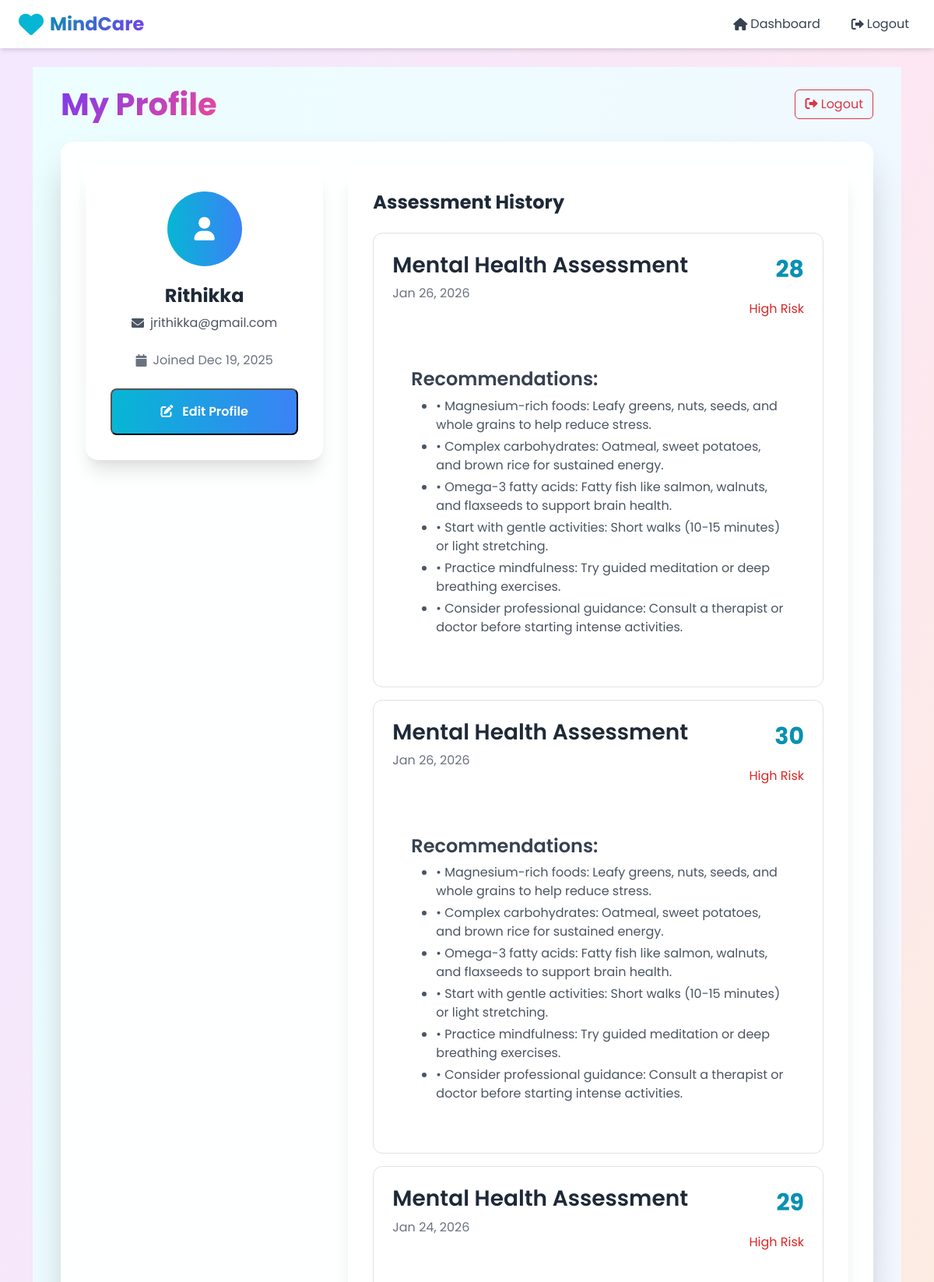
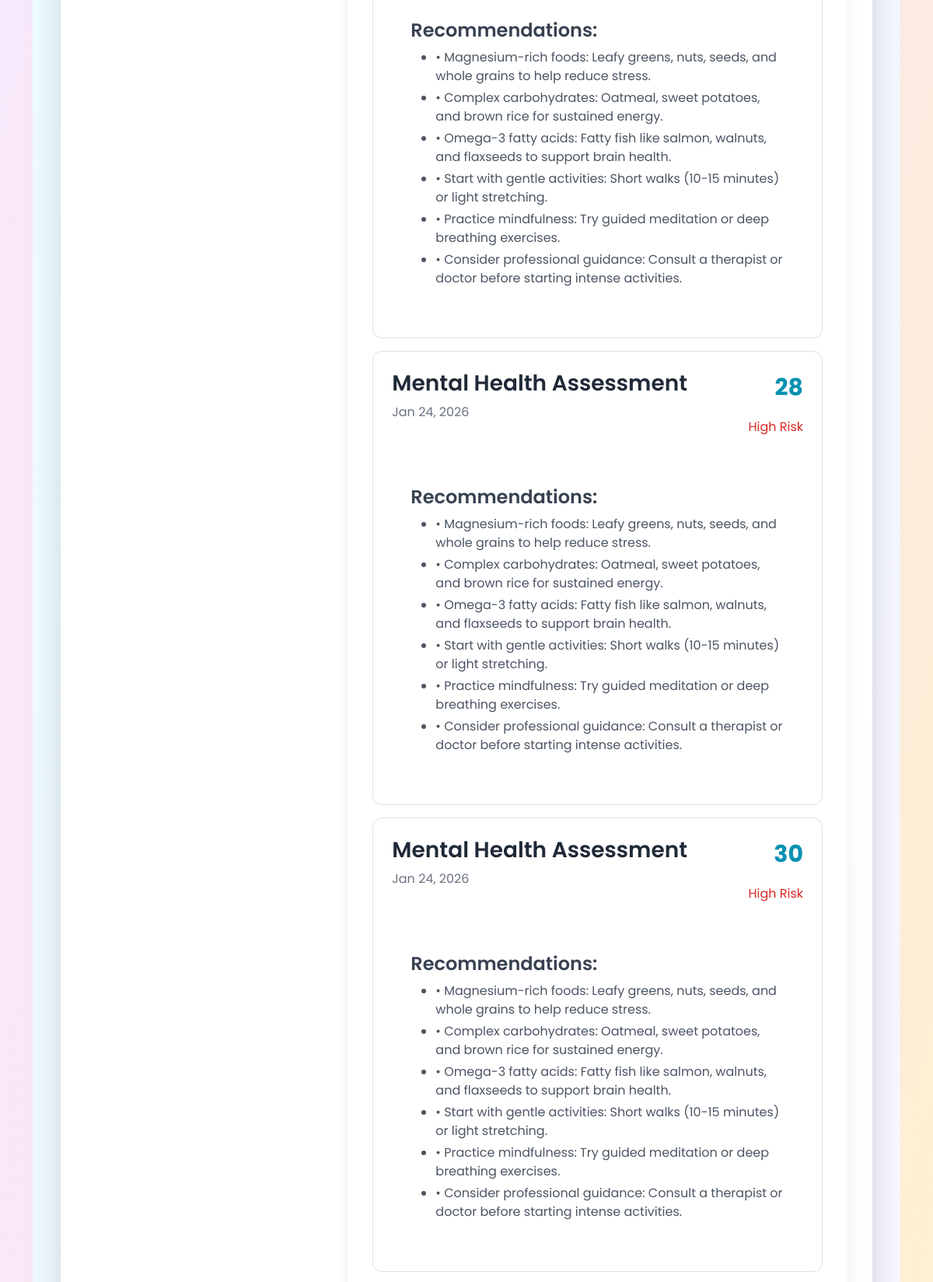
Page /profile/ (signed in, upper part) on the committed database (2 pictures, top to bottom).
### mental_health_app/models.py (models this page shows, shortened)
class Assessment(models.Model):
    user = models.ForeignKey(User, on_delete=models.CASCADE)
    date_taken = models.DateTimeField(auto_now_add=True)
    responses = models.JSONField(default=dict)  # Store all question responses
    stress_score = models.IntegerField()  # 0-20
    anxiety_score = models.IntegerField()  # 0-20
    depression_score = models.IntegerField()  # 0-20
    work_hours = models.IntegerField(null=True, blank=True)  # Hours per day
    sleep_hours = models.IntegerField(null=True, blank=True)  # Hours per night
    prediction = models.CharField(max_length=50)  # e.g., 'Low Risk', 'Moderate Risk', 'High Risk'

### mental_health_app/views.py (the view, shortened to what this page needs)
# urls.py: path('profile/', views.profile, name='profile'),
@login_required
def profile(request):
    profile, created = UserProfile.objects.get_or_create(user=request.user)
    assessments = Assessment.objects.filter(user=request.user).order_by('-date_taken')[:10]
    assessment_history = []
    for assessment in assessments:
        recommendations = generate_recommendations(assessment)
        assessment_history.append({
            'assessment_type': 'Mental Health Assessment',
            'created_at': assessment.date_taken,
            'score': assessment.stress_score + assessment.anxiety_score + assessment.depression_score,  # Overall score
            'level': assessment.prediction,
            'recommendations': recommendations['food'][:3] + recommendations['exercise'][:3]  # Combine and limit
        })
    return render(request, 'profile.html', {
        'profile': profile,
        'assessment_history': assessment_history
    })

### mental_health_app/templates/profile.html (shortened to what this page needs)
{% extends 'base.html' %}
{% block content %}
    <div class="min-h-screen bg-gradient-to-br from-purple-50 via-pink-50 to-red-50 p-4">
        <div class="container-fluid">
        <div class="row">
            <div class="col-12 d-flex justify-content-between align-items-center mb-4">
                <h1 class="gradient-title mb-0" data-testid="profile-title">My Profile</h1>
                <a href="{% url 'logout' %}" class="btn btn-outline-danger">
                    <i class="fas fa-sign-out-alt"></i> Logout
                </a>
            </div>
        </div>
        <div class="row">
            <div class="col-12">
                <div class="card">
                    <div class="card-body">
                        <div class="row">
    <div class="grid lg:grid-cols-3 gap-8">
      <div class="lg:col-span-1">
        <div class="bg-white rounded-2xl shadow-xl p-8">
          <div class="flex flex-col items-center">
            <div class="w-24 h-24 bg-gradient-to-r from-cyan-500 to-blue-500 rounded-full flex items-center justify-center mb-4">
              <i class="fas fa-user text-white text-3xl"></i>
            </div>
            <h2 class="text-2xl font-bold text-gray-800 mb-2" data-testid="profile-name">{{ user.first_name|default:user.username }}</h2>
            <div class="flex items-center text-gray-600 mb-4">
              <i class="fas fa-envelope h-4 w-4 mr-2"></i>
              <span data-testid="profile-email">{{ user.email }}</span>
            </div>
            <div class="flex items-center text-gray-500 text-sm">
              <i class="fas fa-calendar h-4 w-4 mr-2"></i>
              <span>Joined {{ user.date_joined|date:"M j, Y" }}</span>
            </div>
            <div class="mt-6 w-full">
              <button
                onclick="toggleEdit()"
                class="w-full py-3 bg-gradient-to-r from-cyan-500 to-blue-500 text-white rounded-lg font-semibold hover:shadow-lg transition"
                id="edit-btn"
                data-testid="edit-profile-btn"
              >
                <i class="fas fa-edit inline mr-2"></i>
                Edit Profile
              </button>
            </div>
          </div>
        </div>
      </div>
      <div class="lg:col-span-2">
        <div class="bg-white rounded-2xl shadow-xl p-8">
          <h2 class="text-2xl font-bold text-gray-800 mb-6">Assessment History</h2>
          {% if assessment_history %}
            <div class="space-y-4">
              {% for assessment in assessment_history %}
                <div
                  class="border border-gray-200 rounded-xl p-6 hover:border-cyan-300 transition"
                  data-testid="assessment-history-{{ forloop.counter0 }}"
                >
                  <div class="flex justify-between items-start mb-4">
                    <div>
                      <h3 class="text-xl font-semibold text-gray-800 capitalize">
                        {{ assessment.assessment_type }}
                      </h3>
                      <p class="text-sm text-gray-500">
                        {{ assessment.created_at|date:"M j, Y" }}
                      </p>
                    </div>
                    <div class="text-right">
                      <p class="text-3xl font-bold text-cyan-600">{{ assessment.score }}</p>
                      <p class="text-sm font-medium {% if assessment.level == 'Low Risk' %}low-risk-level{% elif assessment.level == 'Moderate Risk' %}moderate-risk-level{% elif assessment.level == 'High Risk' %}high-risk-level{% endif %}">
                        {{ assessment.level }}
                      </p>
                    </div>
                  </div>
                  <div class="bg-gray-50 rounded-lg p-4">
                    <h4 class="font-semibold text-gray-700 mb-2">Recommendations:</h4>
                    <ul class="space-y-1">
                      {% for rec in assessment.recommendations %}
                        <li class="text-sm text-gray-600">• {{ rec }}</li>
                      {% endfor %}
                    </ul>
                  </div>
                </div>
              {% endfor %}
            </div>
          {% endif %}
        </div>
      </div>
    </div>
  </div>
</div>
{% endblock %}

### mental_health_app/templates/base.html (style rules this page uses)
body { background: linear-gradient(to bottom right, #f3e8ff, #fce7f3, #fef3c7); min-height: 100vh; margin: 0; font-family: 'Poppins', sans-serif; }
.text-gray-700 { color: #374151; }
.transition { transition: all 0.15s ease-in-out; }
.card { background: rgba(255, 255, 255, 0.9); backdrop-filter: blur(10px); border-radius: 1rem; box-shadow: 0 25px 50px -12px rgba(0, 0, 0, 0.25); border: none; }
.card-body { padding: 2rem; }
.gradient-title { background: linear-gradient(135deg, #7c3aed, #ec4899); -webkit-background-clip: text; -webkit-text-fill-color: transparent; background-clip: text; font-family: 'Poppins', sans-serif; font-weight: 700; margin-bottom: 1rem; }

### mental_health_app/templates/profile.html (style rules this page uses)
body { background: linear-gradient(to bottom right, #f3e8ff, #fce7f3, #fef3c7); min-height: 100vh; margin: 0; font-family: 'Poppins', sans-serif; }
.gradient-title { background: linear-gradient(135deg, #7c3aed, #ec4899); -webkit-background-clip: text; -webkit-text-fill-color: transparent; background-clip: text; font-family: 'Poppins', sans-serif; font-weight: 700; margin-bottom: 1rem; }
.card { background: rgba(255, 255, 255, 0.9); backdrop-filter: blur(10px); border-radius: 1rem; box-shadow: 0 25px 50px -12px rgba(0, 0, 0, 0.25); border: none; }
.card-body { padding: 2rem; }
.bg-gradient-to-br { background: linear-gradient(to bottom right, #ecfeff, #f0f9ff, #faf5ff); }
.bg-gradient-to-r { background: linear-gradient(to right, #06b6d4, #3b82f6); }
.high-risk-level { color: #dc2626; }
.rounded-2xl { border-radius: 1rem; }
.shadow-xl { box-shadow: 0 20px 25px -5px rgba(0, 0, 0, 0.1), 0 10px 10px -5px rgba(0, 0, 0, 0.04); }
.text-2xl { font-size: 1.5rem; }
.text-3xl { font-size: 1.875rem; }
.font-bold { font-weight: 700; }
.font-semibold { font-weight: 600; }
.mb-6 { margin-bottom: 1.5rem; }
.mb-4 { margin-bottom: 1rem; }
.mb-2 { margin-bottom: 0.5rem; }
.mt-6 { margin-top: 1.5rem; }
.w-24 { width: 6rem; }
.h-24 { height: 6rem; }
.w-full { width: 100%; }
.py-3 { padding-top: 0.75rem; padding-bottom: 0.75rem; }
.p-8 { padding: 2rem; }
.p-6 { padding: 1.5rem; }
.p-4 { padding: 1rem; }
.space-y-4 > * + * { margin-top: 1rem; }
.space-y-1 > * + * { margin-top: 0.25rem; }
.grid { display: grid; }
.lg\:grid-cols-3 { grid-template-columns: repeat(3, minmax(0, 1fr)); }
.gap-8 { gap: 2rem; }
.lg\:col-span-1 { grid-column: span 1 / span 1; }
.lg\:col-span-2 { grid-column: span 2 / span 2; }
.flex { display: flex; }
.flex-col { flex-direction: column; }
.items-center { align-items: center; }
.justify-center { justify-content: center; }
.justify-between { justify-content: space-between; }
.mr-2 { margin-right: 0.5rem; }
.inline { display: inline; }
.text-right { text-align: right; }
.text-white { color: white; }
.text-gray-800 { color: #1f2937; }
.text-gray-600 { color: #4b5563; }
.text-gray-500 { color: #6b7280; }
.text-gray-700 { color: #374151; }
.text-cyan-600 { color: #0891b2; }
.rounded-full { border-radius: 9999px; }
.rounded-lg { border-radius: 0.5rem; }
.rounded-xl { border-radius: 0.75rem; }
.border { border-width: 1px; }
.border-gray-200 { border-color: #e5e7eb; }
.transition { transition: all 0.15s ease-in-out; }
.min-h-screen { min-height: 100vh; }

### rows in the picture
Assessment: created_at "Jan 26, 2026", level "High Risk"
Assessment: created_at "Jan 26, 2026", level "High Risk"
Assessment: created_at "Jan 24, 2026", level "High Risk"
Assessment: created_at "Jan 24, 2026", level "High Risk"
Assessment: created_at "Jan 24, 2026", level "High Risk"

### other values in the picture
{{ user.first_name|default:user.username }} "Rithikka"
{{ user.email }} "jrithikka@gmail.com"
{{ user.date_joined|date:"M j, Y" }} "Dec 19, 2025"
{{ assessment.assessment_type }} "Mental Health Assessment" "Mental Health Assessment" "Mental Health Assessment" "Mental Health Assessment" "Mental Health Assessment"
{{ assessment.score }} "28" "30" "29" "28" "30"
{{ rec }} "Magnesium-rich foods: Leafy greens, nuts, seeds, and whole grains to help reduce stress." "Complex carbohydrates: Oatmeal, sweet potatoes, and brown rice for sustained energy." "Omega-3 fatty acids: Fatty fish like salmon, walnuts, and flaxseeds to support brain health." "Start with gentle activities: Short walks (10-15 minutes) or light stretching." "Practice mindfulness: Try guided meditation or deep breathing exercises." "Consider professional guidance: Consult a therapist or doctor before starting intense activities." "Magnesium-rich foods: Leafy greens, nuts, seeds, and whole grains to help reduce stress." "Complex carbohydrates: Oatmeal, sweet potatoes, and brown rice for sustained energy." "Omega-3 fatty acids: Fatty fish like salmon, walnuts, and flaxseeds to support brain health." "Start with gentle activities: Short walks (10-15 minutes) or light stretching." "Practice mindfulness: Try guided meditation or deep breathing exercises." "Consider professional guidance: Consult a therapist or doctor before starting intense activities." "Magnesium-rich foods: Leafy greens, nuts, seeds, and whole grains to help reduce stress." "Complex carbohydrates: Oatmeal, sweet potatoes, and brown rice for sustained energy." "Omega-3 fatty acids: Fatty fish like salmon, walnuts, and flaxseeds to support brain health." "Start with gentle activities: Short walks (10-15 minutes) or light stretching." "Practice mindfulness: Try guided meditation or deep breathing exercises." "Consider professional guidance: Consult a therapist or doctor before starting intense activities." "Magnesium-rich foods: Leafy greens, nuts, seeds, and whole grains to help reduce stress." "Complex carbohydrates: Oatmeal, sweet potatoes, and brown rice for sustained energy." "Omega-3 fatty acids: Fatty fish like salmon, walnuts, and flaxseeds to support brain health." "Start with gentle activities: Short walks (10-15 minutes) or light stretching." "Practice mindfulness: Try guided meditation or deep breathing exercises." "Consider professional guidance: Consult a therapist or doctor before starting intense activities." "Magnesium-rich foods: Leafy greens, nuts, seeds, and whole grains to help reduce stress." "Complex carbohydrates: Oatmeal, sweet potatoes, and brown rice for sustained energy." "Omega-3 fatty acids: Fatty fish like salmon, walnuts, and flaxseeds to support brain health." "Start with gentle activities: Short walks (10-15 minutes) or light stretching." "Practice mindfulness: Try guided meditation or deep breathing exercises." "Consider professional guidance: Consult a therapist or doctor before starting intense activities."
